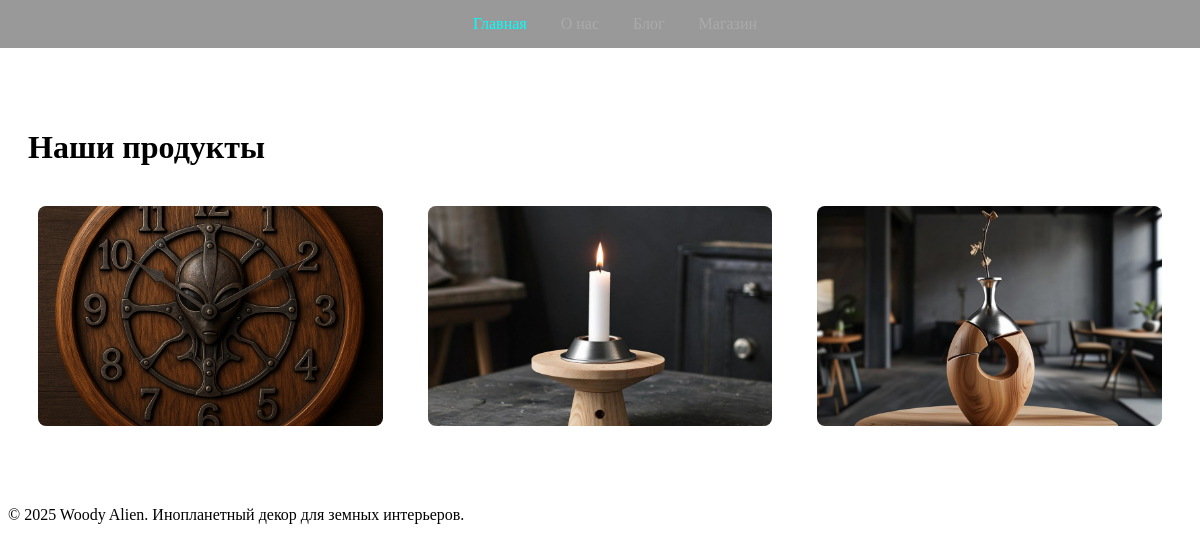
The page / on the database its author committed.
### db.py (models this page shows, shortened)
class Product(Base):
    __tablename__ = "products"
    id = Column(Integer, primary_key=True, index=True)
    name = Column(String, nullable=False)
    description = Column(Text, nullable=True)
    images = Column(Text, nullable=True)  # JSON список

### main.py (the view)
@app.get("/")
def home(request: Request, db: Session = Depends(get_db)):
    products = db.query(Product).all()
    return templates.TemplateResponse("index.html", {"request": request, "products": products, "active_page": "index"})

### templates/index.html (shortened to what this page needs)
{% extends "base.html" %}
{% block content %}
<h1 class="cosmic-title">Наши продукты</h1>
<div class="product-grid">
  {% for product in products %}
    <div class="product-card">
      <a href="/shop/{{ product.id }}">
        <img src="{{ url_for('static', path='images/' + product.get_images()[0]) }}"
             alt="{{ product.name }}">
      </a>
    </div>
  {% endfor %}
</div>
{% endblock %}

### static/styles.css (style rules this page uses)
.product-grid { display: grid; grid-template-columns: repeat(3, 1fr); gap: 25px; margin: 30px auto; max-width: 1200px; }
.product-card { background: rgba(255,255,255,0.05); border-radius: 12px; padding: 10px; text-align: center; transition: transform 0.2s, box-shadow 0.2s; }
.product-card img { width: 100%; height: 220px; object-fit: cover; border-radius: 8px; }

### rows shown on the page
Product: shows a picture
Product: shows a picture
Product: shows a picture
